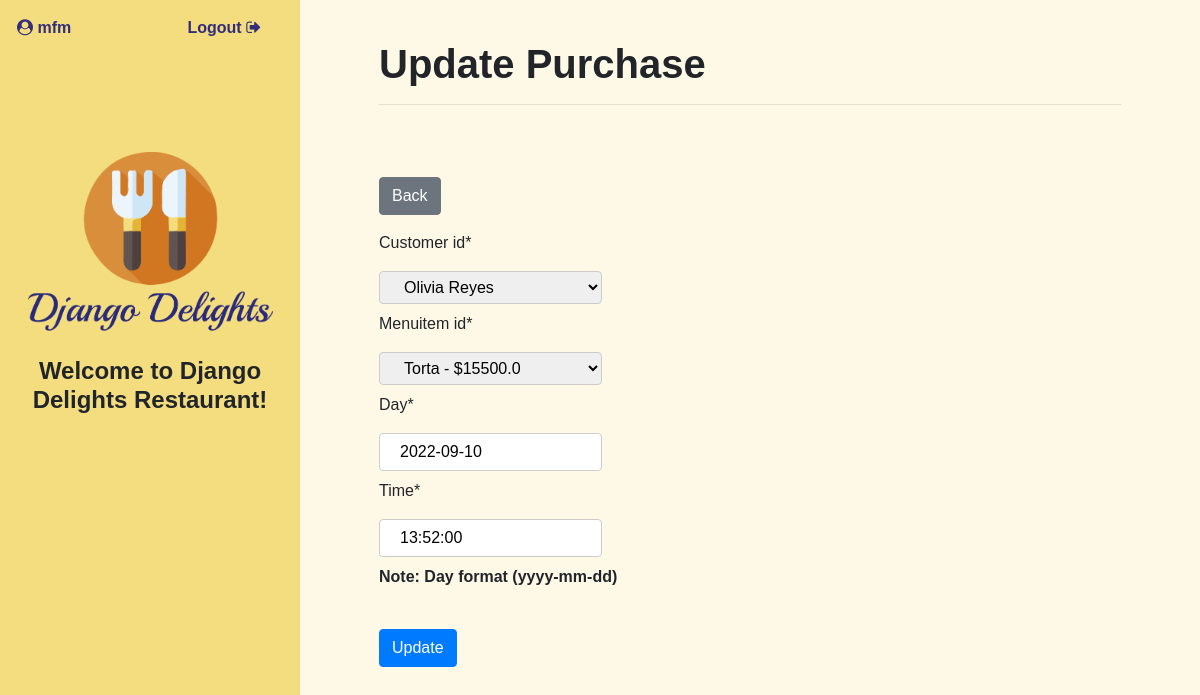
/purchase/update/18 (signed in), run on the app's committed database.
### delights/models.py (models this page shows, shortened)
class Purchase(models.Model):
    customer_id = models.ForeignKey(Customer, on_delete=models.CASCADE)
    menuitem_id = models.ForeignKey(MenuItem, on_delete=models.CASCADE)
    day = models.DateField(auto_now=False, auto_now_add=False)
    time = models.TimeField(auto_now=False, auto_now_add=False)

### delights/views.py (the view)
# urls.py: path('purchase/update/<pk>', views.PurchaseUpdate.as_view(), name="purchaseupdate"),
class PurchaseUpdate(LoginRequiredMixin, UpdateView):
   model = Purchase
   template_name = 'delights/purchase_update.html'
   form_class = PurchaseUpdateForm

### delights/forms.py
class PurchaseUpdateForm(forms.ModelForm):
    class Meta:
        model = Purchase
        fields = ('customer_id', 'menuitem_id', 'day' ,'time')
    def __init__(self, user=None, **kwargs):
        super(PurchaseUpdateForm, self).__init__(**kwargs)
        menu_ids = [m.id for m in MenuItem.objects.all() if not m.have_stock() == 'no recipe'  ]
        self.fields['menuitem_id'].queryset = MenuItem.objects.filter(id__in=menu_ids).order_by('name')

### delights/models.py (called while the page is built)
    def __str__(self):
        return f'{self.first_name} {self.last_name}'

    def have_recipereq(self):
        return self.reciperequirement_set.count() > 0

    def have_stock(self):
        resp = 'no stock'
        check_count = 0
        if self.have_recipereq() > 0:
            purchase_set = Purchase.objects.filter(menuitem_id=self.id).values('menuitem_id').annotate(count = Count('menuitem_id'))
            if len(purchase_set) > 0:
                for p in purchase_set:
                    recipe = RecipeRequirement.objects.filter(menuitem_id = p['menuitem_id'])
                    for r in recipe:
                        if ((r.inventory_id.stock - r.inventory_id.used_stock) * p['count']) >= r.cant:
                            check_count = check_count + 1
                    if(check_count==len(recipe)):
                        resp = 'available'
                    else:
                        resp = 'no stock'
            else:
                resp = 'available'
        else:
            resp = 'no recipe'
        return resp

    def __str__(self):
        return f'{self.name} - ${self.price}'

### delights/templates/delights/purchase_update.html (shortened to what this page needs)
{% extends './base.html' %}
{% load crispy_forms_tags %}
{% block content %}
<div class="row" data-aos="fade-down"  data-aos-duration="900">
  <div class="col-sm-12 my-2 pt-3">
      <h1 class="module_title">Update Purchase</h1>
      <hr>
  </div>
  <div class="col-sm-12 mt-5">
    <div class="mb-3">
      <a href="{% url 'purchaselist' %}"><button class="btn btn-secondary">Back</button></a>
    </div>
    <div>
        <form method="post">
          <div class="row">
            <div class="col-sm-12">
              {{ form.customer_id|as_crispy_field }}
            </div>
            <div class="col-sm-12">
              {{ form.menuitem_id|as_crispy_field }}
            </div>
            <div class="col-sm-12">
              {{ form.day|as_crispy_field }}
            </div>
            <div class="col-sm-12">
              {{ form.time|as_crispy_field }}
            </div>
            <div class="col-sm-12">
              <p><strong>Note: Day format (yyyy-mm-dd)</strong></p>
            </div>
            <div class="col-sm-12 mt-4"><button class="btn btn-primary" type="submit">Update</button> </div>
          </div>
        </form>
      </div>
  </div>
</div>
{% endblock %}

### delights/templates/delights/base.html (shortened to what this page needs)
{% load static %}
<head>
    <link rel="stylesheet" href="https://stackpath.bootstrapcdn.com/bootstrap/4.2.1/css/bootstrap.min.css">
    <link href="https://stackpath.bootstrapcdn.com/font-awesome/4.7.0/css/font-awesome.min.css" rel="stylesheet">
    <link rel="stylesheet" href="https://cdnjs.cloudflare.com/ajax/libs/tempusdominus-bootstrap-4/5.1.2/css/tempusdominus-bootstrap-4.min.css" />
    <link rel="stylesheet" type="text/css" href="https://cdn.datatables.net/1.11.5/css/jquery.dataTables.css">
    <link href="https://unpkg.com/aos@2.3.1/dist/aos.css" rel="stylesheet">
    <link rel="stylesheet" href="{% static 'delights/css/style.css' %}">
    </head>
    <body>
    <div class="container-fluid">
        <div class="row">
            <div class="col-sm-12 col-md-3 aside-style">
                <div class="row logo-section">
                    <div class="row user_seccion" data-aos="fade"  data-aos-duration="900">
                        {% if user.is_authenticated %}
                        <div class="col-sm-6 text-left"><span class="user_style  ml-2"><i class="fa fa-user-circle"></i> {{ user }}</span></div>
                        <div class="col-sm-6 text-right"><span class="logout"><a href="{% url 'logout' %}">Logout  <i class="fa fa-sign-out"></i></a></span></div>
                        {% else%}
                        <div class="col-sm-6 text-left"><span class="hidden_var  ml-2">xx</span></div>
                        <div class="col-sm-6 text-right"><span class="hidden_var">xx</span></div>
                        {% endif %}
                    </div>
                    <div class="title_seccion">
                        <div class="col-12 d-flex justify-content-center">
                            <a href="{% url 'home' %}"><img class="logo" src="{% static 'delights/img/logodd.png' %}" alt="logo"></a>
                        </div>
                        <div class="col-12 d-flex justify-content-center mt-4">
                                <h4 class="module_title text-center">Welcome to Django Delights Restaurant!</h4>
                        </div>
                    </div>
                </div>
            </div>
            <div class="col-sm-12 col-md-9 main-style">
                <div class="container">
                    {% block content %}
                    {% endblock %}
                </div>
            </div>
        </div>
    </div>
    </body>

### delights/static/delights/css/style.css (style rules this page uses)
* { font-family: 'Lucida Sans', 'Lucida Sans Regular', 'Lucida Grande', 'Lucida Sans Unicode', Geneva, Verdana, sans-serif; font-style: normal; padding: 0; margin: 0; }
body { min-height: 100vh; }
.aside-style { padding: 0 1.5rem!important; background-color: #F4DD7F !important; display: flex; flex-direction: column; margin: 0; min-height: 100vh !important; }
.logo-section { padding: 1rem 0rem!important; }
.logo { max-width: 245px; min-width: 100px; }
.logout a, .user_style { font-weight: bold; color: #332D7B!important; }
.logout a:link, .logout a:active { text-decoration: none!important; }
.user_seccion { width:100%!important; margin-bottom: 1rem; text-align: right !important; }
.title_seccion { padding-top: 6em; }
.main-style { padding: 1rem 4rem!important; background-color: #fef9e7; }
.module_title { font-weight: bold; }
input[type="text"],input[type="number"], input[type="password"], select { width: 30%; padding: 6px 20px!important; margin: 8px 0; display: inline-block; border: 1px solid #ccc; border-radius: 4px; box-sizing: border-box; }

### data on the page
Purchase: customer_id "Olivia Reyes", menuitem_id "Torta - $15500.0", day "2022-09-10", time "13:52:00"

### other printed values
{{ user }} "mfm"
